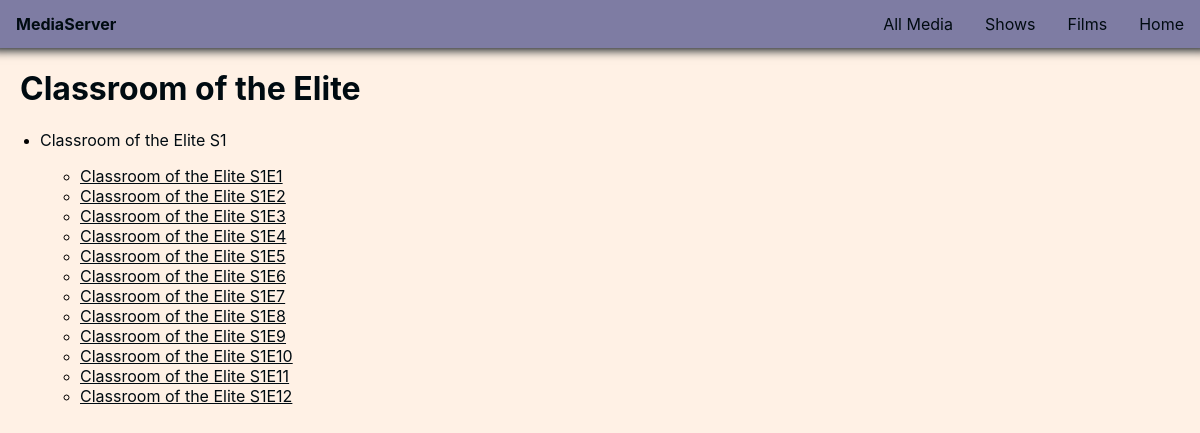
The page /show/2 on the database its author committed.
### tables this page shows
CREATE TABLE tblShows(
ShowID INTEGER PRIMARY KEY AUTOINCREMENT,
ShowName TEXT NOT NULL,
ThNailPath TEXT DEFAULT "_404" NOT NULL,
Tags TEXT NULL);

CREATE TABLE tblSeasons(
SeasonID INTEGER PRIMARY KEY AUTOINCREMENT,
SeasonNum INTEGER NOT NULL,
SeasonName TEXT NOT NULL,
ShowRef INTEGER NOT NULL,
FOREIGN KEY(ShowRef) REFERENCES tblShows(ShowID)
);

CREATE TABLE tblEpisodes(
EpisodeID INTEGER PRIMARY KEY AUTOINCREMENT,
SeasonRef INTEGER NOT NULL,
EpisodeName TEXT NOT NULL,
EpisodeNum INTEGER NOT NULL,
Length INTEGER DEFAULT "0" NOT NULL,
Filesize INTEGER DEFAULT "0" NOT NULL,
Filepath TEXT NOT NULL,
Subspath TEXT DEFAULT "" NOT NULL,
FOREIGN KEY(SeasonRef) REFERENCES tblSeasons(SeasonID)
);

### app.py (the view)
@app.route("/show/<int:id>")
def show_detail(id):
    con = sqlite3.connect(DATABASE)
    con.row_factory = sqlite3.Row
    cur = con.cursor()
    cur.execute(f"SELECT ShowName FROM tblShows WHERE ShowID = {id}")
    showName = cur.fetchall()[0]["ShowName"]
    cur.execute(f"SELECT * FROM tblSeasons WHERE ShowRef = {id} ORDER BY SeasonNum")
    seasonRows = cur.fetchall()
    fullListing = []
    for i in seasonRows:
        cur.execute(f"SELECT * FROM tblEpisodes WHERE SeasonRef = {i['SeasonID']}")
        fullListing.append((i,cur.fetchall()))
    con.close()
    return render_template("showview.html", listing=fullListing, show_name=showName)

### app.py (called while the page is built)
@app.after_request
def after_request(response):
    response.headers.add('Accept-Ranges', 'bytes')
    return response

### templates/showview.html (shortened to what this page needs)
<!doctype html>
<html>
    <head>
        <link rel="stylesheet" href="{{ url_for('static', filename='css/styles.css') }}">
    </head>
    <body>
        <ul class="navbar">
            <li class="navbar" style="float:left;"><p><b>MediaServer</b></p></li>
            <li class="navbar"><a href="/">Home</a></li>
            <li class="navbar"><a href="/films">Films</a></li>
            <li class="navbar"><a href="/shows">Shows</a></li>
            <li class="navbar"><a href="/media">All Media</a></li>
        </ul>
        <h1>{{show_name}}</h1>
        <ul>
            {% for season in listing %}
            <li>
                <p>{{season[0]["SeasonName"]}}</p>
                <ul>
                    {% for episode in season[1] %}
                        <li>
                            <a href="/watch/ep/{{episode['EpisodeID']}}">{{episode["EpisodeName"]}}</a>
                        </li>
                    {% endfor %}
                </ul>
            </li>
            {% endfor %}
        </ul>
    </body>
</html>

### static/css/styles.css (style rules this page uses)
body, html { background-color: #FFF1E5; margin:0; padding:0; }
ul.navbar { list-style-type: none; margin: 0; padding: 0; overflow: hidden; background-color: #7E7CA3; box-shadow: 0px -8px 10px 10px #000B11; }
li.navbar { float: right; }
li.navbar a { display: block; color: #000B11; text-align: center; padding: 14px 16px; text-decoration: none; font-family: -apple-system, BlinkMacSystemFont, 'Segoe UI', Roboto, Oxygen, Ubuntu, Cantarell, 'Open Sans', 'Helvetica Neue', sans-serif; transition: background-color 0.3s, font-size 0.3s; }
li.navbar p { display: block; color: #000B11; text-align: center; padding: 14px 16px; margin: 0px; text-decoration: none; font-family: -apple-system, BlinkMacSystemFont, 'Segoe UI', Roboto, Oxygen, Ubuntu, Cantarell, 'Open Sans', 'Helvetica Neue', sans-serif; }
h1 { color: #000B11; padding: 0px 20px; font-family: -apple-system, BlinkMacSystemFont, 'Segoe UI', Roboto, Oxygen, Ubuntu, Cantarell, 'Open Sans', 'Helvetica Neue', sans-serif; }
ul { padding:0px,20px; }
a { color: #000B11; font-family: -apple-system, BlinkMacSystemFont, 'Segoe UI', Roboto, Oxygen, Ubuntu, Cantarell, 'Open Sans', 'Helvetica Neue', sans-serif; }
p { color: #000B11; font-family: -apple-system, BlinkMacSystemFont, 'Segoe UI', Roboto, Oxygen, Ubuntu, Cantarell, 'Open Sans', 'Helvetica Neue', sans-serif; }

### rows shown on the page
tblShows: ShowName "Classroom of the Elite"
tblSeasons: SeasonName "Classroom of the Elite S1"
tblEpisodes: EpisodeName "Classroom of the Elite S1E1"
tblEpisodes: EpisodeName "Classroom of the Elite S1E2"
tblEpisodes: EpisodeName "Classroom of the Elite S1E3"
tblEpisodes: EpisodeName "Classroom of the Elite S1E4"
tblEpisodes: EpisodeName "Classroom of the Elite S1E5"
tblEpisodes: EpisodeName "Classroom of the Elite S1E6"
tblEpisodes: EpisodeName "Classroom of the Elite S1E7"
tblEpisodes: EpisodeName "Classroom of the Elite S1E8"
tblEpisodes: EpisodeName "Classroom of the Elite S1E9"
tblEpisodes: EpisodeName "Classroom of the Elite S1E10"
tblEpisodes: EpisodeName "Classroom of the Elite S1E11"
tblEpisodes: EpisodeName "Classroom of the Elite S1E12"
